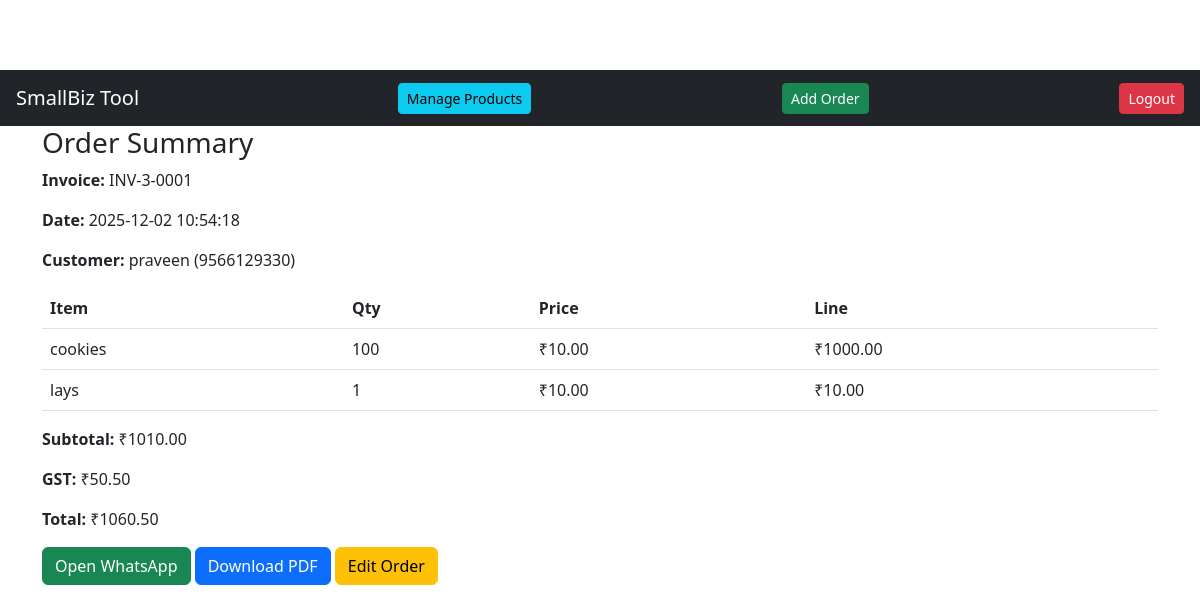
/order_summary/8 (signed in), run on the app's committed database.
### app.py (models this page shows)
class Order(db.Model):
    id = db.Column(db.Integer, primary_key=True)
    user_id = db.Column(db.Integer, db.ForeignKey('user.id'))
    customer_id = db.Column(db.Integer, db.ForeignKey('customer.id'))
    invoice_no = db.Column(db.String(50))
    subtotal = db.Column(db.Float, default=0.0)
    tax_total = db.Column(db.Float, default=0.0)
    total_amount = db.Column(db.Float, default=0.0)
    date = db.Column(db.String(50))
    items = db.relationship('OrderItem', backref='order', cascade='all, delete-orphan')
    customer = db.relationship('Customer', lazy='joined')

class Customer(db.Model):
    id = db.Column(db.Integer, primary_key=True)
    user_id = db.Column(db.Integer, db.ForeignKey('user.id'))
    name = db.Column(db.String(120))
    phone = db.Column(db.String(30))
    notes = db.Column(db.String(255))

class OrderItem(db.Model):
    id = db.Column(db.Integer, primary_key=True)
    order_id = db.Column(db.Integer, db.ForeignKey('order.id'))
    product_id = db.Column(db.Integer, db.ForeignKey('product.id'))
    quantity = db.Column(db.Integer)
    price = db.Column(db.Float)        # price at sale time
    gst_percent = db.Column(db.Float)  # gst percent at sale time
    product = db.relationship('Product', lazy='joined')

class Product(db.Model):
    id = db.Column(db.Integer, primary_key=True)
    user_id = db.Column(db.Integer, db.ForeignKey('user.id'))
    name = db.Column(db.String(120))
    price = db.Column(db.Float, default=0.0)
    quantity = db.Column(db.Integer, default=0)      # editable by staff (available qty)
    gst_percent = db.Column(db.Float, default=0.0)   # owner sets

### app.py (the view)
@app.route('/order_summary/<int:order_id>')
@login_required
def order_summary(order_id):
    order = Order.query.get_or_404(order_id)
    cancelled = True if request.args.get('cancelled') == '1' else False
    whatsapp_text = build_whatsapp_bill(order, cancelled=cancelled)
    whatsapp_link = generate_whatsapp_link(order.customer.phone, whatsapp_text)
    return render_template('order_summary.html', order=order, whatsapp_link=whatsapp_link, cancelled=cancelled)

### app.py (called while the page is built)
@login_manager.user_loader
def load_user(user_id):
    return User.query.get(int(user_id))

def generate_whatsapp_link(phone, message):
    phone = str(phone).replace(' ', '').replace('+', '')
    return f"https://wa.me/{phone}?text={quote(message)}"

### templates/order_summary.html
{% extends "base.html" %}
{% block content %}
<h3>Order Summary</h3>
<p><strong>Invoice:</strong> {{ order.invoice_no }}</p>
<p><strong>Date:</strong> {{ order.date }}</p>
<p><strong>Customer:</strong> {{ order.customer.name }} ({{ order.customer.phone }})</p>
<table class="table">
  <thead><tr><th>Item</th><th>Qty</th><th>Price</th><th>Line</th></tr></thead>
  <tbody>
    {% for it in order.items %}
    <tr>
      <td>{{ it.product.name }}</td>
      <td>{{ it.quantity }}</td>
      <td>₹{{ "%.2f"|format(it.price) }}</td>
      <td>₹{{ "%.2f"|format(it.price * it.quantity) }}</td>
    </tr>
    {% endfor %}
  </tbody>
</table>
<p><strong>Subtotal:</strong> ₹{{ "%.2f"|format(order.subtotal) }}</p>
<p><strong>GST:</strong> ₹{{ "%.2f"|format(order.tax_total) }}</p>
<p><strong>Total:</strong> ₹{{ "%.2f"|format(order.total_amount) }}</p>
<p>
  <a class="btn btn-success" href="{{ whatsapp_link }}" target="_blank">Open WhatsApp</a>
  <a class="btn btn-primary" href="{{ url_for('print_bill', order_id=order.id) }}">Download PDF</a>
  <a class="btn btn-warning" href="{{ url_for('edit_order', id=order.id) }}">Edit Order</a>
</p>
{% endblock %}

### templates/base.html (style rules this page uses)
body { padding-top:70px; }

### data on the page
Order: invoice_no "INV-3-0001", date "2025-12-02 10:54:18", subtotal "1010.00", tax_total "50.50", total_amount "1060.50"
Customer: customer.name "praveen", customer.phone "9566129330"
OrderItem: product.name "cookies", quantity "100", price "10.00", it.price*it.quantity "1000.00"
OrderItem: product.name "lays", quantity "1", price "10.00", it.price*it.quantity "10.00"
